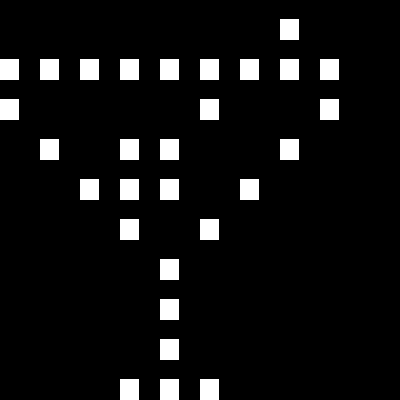

This is a level from a 2D game, rendered from its Tiled map with the project's own tilesets. A one-line summary and the map file follow, with tile-layer data summarised:
An orthogonal 10x10 tile map with 40x40 px tiles, 1 tile layer (Layer 1).

<map version="1.0" orientation="orthogonal" width="10" height="10" tilewidth="40" tileheight="40">
 <tileset firstgid="1" name="texture" tilewidth="40" tileheight="40" spacing="4" margin="4">
  <image source="texture.png" />
 </tileset>
 <layer name="Layer 1" width="10" height="10">
  <data>[100 cells, 29 non-empty, 1 distinct tile ids]</data>
 </layer>
</map>
